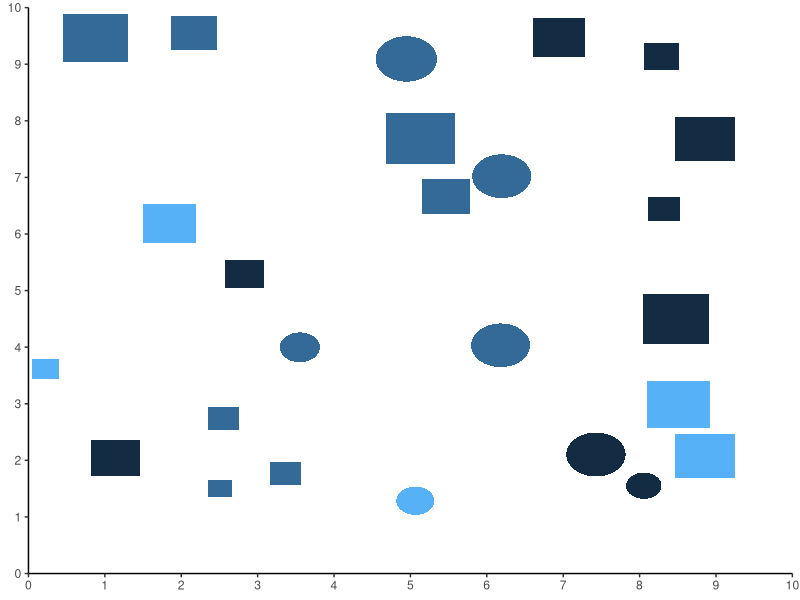

Generate this figure with R:
## ---- chunk 1
library(data.table)
library(ggplot2)
library(ggforce)

knitr::opts_chunk$set(echo = FALSE)
## ---- chunk 2
y_limit <- 10
x_limit <- 10
square_max <- 1
square_min <- 0.25
colors <- 1:3
shapes <- c('square', 'circle')
n <- 25

set.seed(20211118)

generate_obj <- function() {
  square_dim <- runif(1, square_min, square_max)
  x <- runif(1, 0, x_limit - square_dim)
  y <- runif(1, 0, y_limit - square_dim)
  x_high <- x + square_dim
  y_high <- y + square_dim
  color <- sample(colors, 1)
  shape <- sample(shapes, 1)
  list(
    x = x,
    y = y,
    x_high = x_high,
    y_high = y_high,
    radius = square_dim / 2,
    color = color,
    shape = shape
  )
}

inside <- function(x, y, dt) {
  x > dt$x & y > dt$y & x < dt$x_high & y < dt$y_high
}

outside <- function(x, y, x_high, y_high, dt) {
  (dt$x > x & dt$x < x_high & dt$y > y & dt$y < y_high) |
  (dt$x_high > x & dt$x_high < x_high & dt$y_high > y & dt$y_high < y_high)
}

overlaps <- function(obj, dt) {
  any(
    inside(obj$x, obj$y, dt) |
      inside(obj$x_high, obj$y_high, dt) |
      inside(obj$x_high, obj$y, dt) |
      inside(obj$x, obj$y_high, dt) |
      outside(obj$x, obj$y, obj$x_high, obj$y_high, dt)
  )
}

pick_obj <- function(dt) {
  repeat {
    obj <- generate_obj()
    if (!overlaps(obj, dt)) {
      break
    }
  }
  obj
}

add_obj <- function(dt) {
  rbindlist(list(dt, pick_obj(dt)))
}

dt <- rbindlist(list(generate_obj()))

for (i in 2:n) {
  dt <- add_obj(dt)
}

ggplot() +
  geom_rect(
    mapping = aes(
      xmin = x,
      xmax = x_high,
      ymin = y,
      ymax = y_high,
      fill = color
    ),
    data = dt[shape == 'square'],
    show.legend = FALSE
  ) +
  geom_circle(
    mapping = aes(
      x0 = x + radius,
      y0 = y + radius,
      r = radius,
      fill = color
    ),
    color = NA,
    data = dt[shape == 'circle'],
    show.legend = FALSE
  ) +
  scale_x_continuous(
    expand = c(0, 0),
    limit = c(0, x_limit),
    breaks = seq(0, 10, 1)
  ) +
  scale_y_continuous(
    expand = c(0, 0),
    limit = c(0, y_limit),
    breaks = seq(0, 10, 1)
  ) +
  theme_classic()
